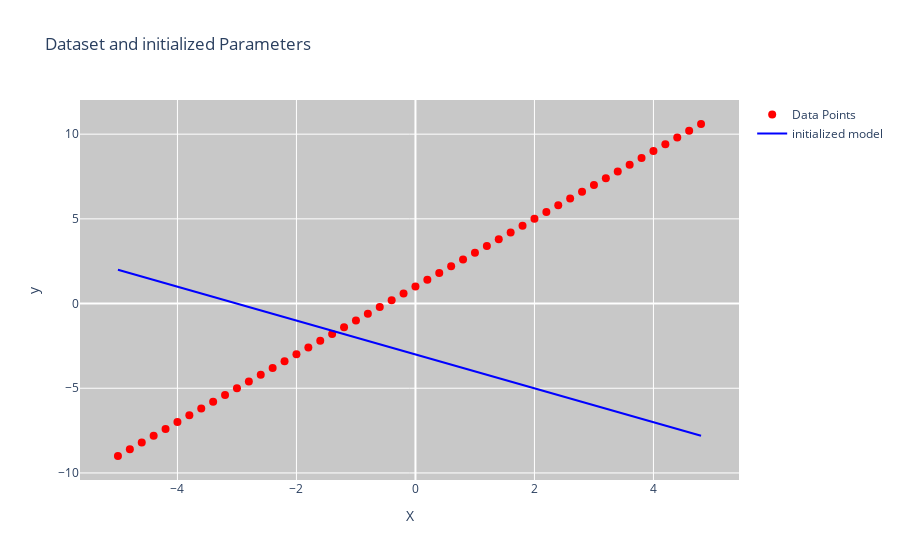

Notebook cell for this chart:
### Markdown cell above
# Dataset and Parameters Initialization

### Code cell
secret_weight = torch.tensor([2.])
secret_bias = torch.tensor([1.])
#-------------------------------
init_weight = torch.tensor([-1.])
init_bias = torch.tensor([-3.])

X = torch.arange(-5.0,5,0.2)
y = secret_weight*X + secret_bias


#-----------------------------
#plottly 
scatter = go.Scatter(
  x = X,
  y = y,
  mode = 'markers',
  marker = dict(color= 'red',size=8),
  name = 'Data Points'
)

line = go.Scatter(
  x= X,
  y = init_weight*X + init_bias,
  mode = 'lines+text',
  line = dict(color = 'blue'),
  name = 'initialized model',
)

layout = go.Layout(
  title = 'Dataset and initialized Parameters' ,
  xaxis = dict(title='X'),
  yaxis= dict(title = 'y'),
  # paper_bgcolor= 'rgb(100,200,200)',
  plot_bgcolor= 'rgb(200,200,200)',

)

figure = go.Figure(data = [scatter,line],layout=layout)
figure.show()

### Figure 1 — Plotly figure (JSON) as saved in the notebook; plotly's stock layout.template omitted (floating-point values rounded to 4 significant figures)
{"data": [{"marker": {"color": "red", "size": 8}, "mode": "markers", "name": "Data Points", "type": "scatter", "x": [-5, -4.8, -4.6, -4.4, -4.2, -4, -3.8, -3.6, -3.4, -3.2, -3, -2.8, -2.6, -2.4, -2.2, -2, -1.8, -1.6, -1.4, -1.2, -1.0, -0.8, -0.6, -0.4, -0.2, 0, 0.2, 0.4, 0.6, 0.8, 1, 1.2, 1.4, 1.6, 1.8, 2, 2.2, 2.4, 2.6, 2.8, 3, 3.2, 3.4, 3.6, 3.8, 4, 4.2, 4.4, 4.6, 4.8], "y": [-9, -8.6, -8.2, -7.8, -7.4, -7, -6.6, -6.2, -5.8, -5.4, -5, -4.6, -4.2, -3.8, -3.4, -3, -2.6, -2.2, -1.8, -1.4, -1.0, -0.6, -0.2, 0.2, 0.6, 1, 1.4, 1.8, 2.2, 2.6, 3, 3.4, 3.8, 4.2, 4.6, 5, 5.4, 5.8, 6.2, 6.6, 7, 7.4, 7.8, 8.2, 8.6, 9, 9.4, 9.8, 10.2, 10.6]}, {"line": {"color": "blue"}, "mode": "lines+text", "name": "initialized model", "type": "scatter", "x": [-5, -4.8, -4.6, -4.4, -4.2, -4, -3.8, -3.6, -3.4, -3.2, -3, -2.8, -2.6, -2.4, -2.2, -2, -1.8, -1.6, -1.4, -1.2, -1.0, -0.8, -0.6, -0.4, -0.2, 0, 0.2, 0.4, 0.6, 0.8, 1, 1.2, 1.4, 1.6, 1.8, 2, 2.2, 2.4, 2.6, 2.8, 3, 3.2, 3.4, 3.6, 3.8, 4, 4.2, 4.4, 4.6, 4.8], "y": [2, 1.8, 1.6, 1.4, 1.2, 1, 0.8, 0.6, 0.4, 0.2, 0, -0.2, -0.4, -0.6, -0.8, -1, -1.2, -1.4, -1.6, -1.8, -2, -2.2, -2.4, -2.6, -2.8, -3, -3.2, -3.4, -3.6, -3.8, -4, -4.2, -4.4, -4.6, -4.8, -5, -5.2, -5.4, -5.6, -5.8, -6, -6.2, -6.4, -6.6, -6.8, -7, -7.2, -7.4, -7.6, -7.8]}], "layout": {"plot_bgcolor": "rgb(200,200,200)", "title": {"text": "Dataset and initialized Parameters"}, "xaxis": {"title": {"text": "X"}}, "yaxis": {"title": {"text": "y"}}}}
